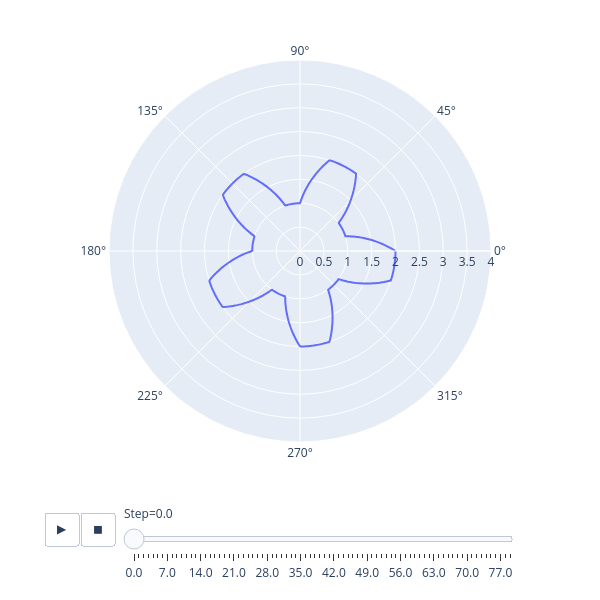

Source (notebook cell):
### Code cell
fig = px.line_polar(df, r="R", theta="TD", line_close=True,
                    range_r=[0,Rub], animation_frame="Step", 
                    direction= "counterclockwise", start_angle=0,
                    #color_discrete_sequence=px.colors.sequential.Plasma_r, 
                    #template="plotly_dark",)
                    width=600, height=600
                    )
fig.show()

### Figure 1 — Plotly figure (JSON) as saved in the notebook; plotly's stock layout.template omitted (floating-point values rounded to 4 significant figures; data arrays with more than 128 entries replaced by an {"elided": "..."} marker saying what was removed)
{"data": [{"hovertemplate": "Step=0.0<br>R=%{r}<br>TD=%{theta}<extra></extra>", "legendgroup": "", "line": {"color": "#636efa", "dash": "solid"}, "marker": {"symbol": "circle"}, "mode": "lines", "name": "", "r": {"elided": "501 float values"}, "showlegend": false, "subplot": "polar", "theta": {"elided": "501 float values"}, "type": "scatterpolar"}], "layout": {"height": 600, "legend": {"tracegroupgap": 0}, "margin": {"t": 60}, "polar": {"angularaxis": {"direction": "counterclockwise", "rotation": 0}, "domain": {"x": [0, 1], "y": [0, 1]}, "radialaxis": {"range": [0, 4]}}, "sliders": [{"active": 0, "currentvalue": {"prefix": "Step="}, "len": 0.9, "pad": {"b": 10, "t": 60}, "steps": [{"args": [["0.0"], {"frame": {"duration": 0, "redraw": true}, "fromcurrent": true, "mode": "immediate", "transition": {"duration": 0, "easing": "linear"}}], "label": "0.0", "method": "animate"}, {"args": [["1.0"], {"frame": {"duration": 0, "redraw": true}, "fromcurrent": true, "mode": "immediate", "transition": {"duration": 0, "easing": "linear"}}], "label": "1.0", "method": "animate"}, {"args": [["2.0"], {"frame": {"duration": 0, "redraw": true}, "fromcurrent": true, "mode": "immediate", "transition": {"duration": 0, "easing": "linear"}}], "label": "2.0", "method": "animate"}, {"args": [["3.0"], {"frame": {"duration": 0, "redraw": true}, "fromcurrent": true, "mode": "immediate", "transition": {"duration": 0, "easing": "linear"}}], "label": "3.0", "method": "animate"}, {"args": [["4.0"], {"frame": {"duration": 0, "redraw": true}, "fromcurrent": true, "mode": "immediate", "transition": {"duration": 0, "easing": "linear"}}], "label": "4.0", "method": "animate"}, {"args": [["5.0"], {"frame": {"duration": 0, "redraw": true}, "fromcurrent": true, "mode": "immediate", "transition": {"duration": 0, "easing": "linear"}}], "label": "5.0", "method": "animate"}, {"args": [["6.0"], {"frame": {"duration": 0, "redraw": true}, "fromcurrent": true, "mode": "immediate", "transition": {"duration": 0, "easing": "linear"}}], "label": "6.0", "method": "animate"}, {"args": [["7.0"], {"frame": {"duration": 0, "redraw": true}, "fromcurrent": true, "mode": "immediate", "transition": {"duration": 0, "easing": "linear"}}], "label": "7.0", "method": "animate"}, {"args": [["8.0"], {"frame": {"duration": 0, "redraw": true}, "fromcurrent": true, "mode": "immediate", "transition": {"duration": 0, "easing": "linear"}}], "label": "8.0", "method": "animate"}, {"args": [["9.0"], {"frame": {"duration": 0, "redraw": true}, "fromcurrent": true, "mode": "immediate", "transition": {"duration": 0, "easing": "linear"}}], "label": "9.0", "method": "animate"}, {"args": [["10.0"], {"frame": {"duration": 0, "redraw": true}, "fromcurrent": true, "mode": "immediate", "transition": {"duration": 0, "easing": "linear"}}], "label": "10.0", "method": "animate"}, {"args": [["11.0"], {"frame": {"duration": 0, "redraw": true}, "fromcurrent": true, "mode": "immediate", "transition": {"duration": 0, "easing": "linear"}}], "label": "11.0", "method": "animate"}, {"args": [["12.0"], {"frame": {"duration": 0, "redraw": true}, "fromcurrent": true, "mode": "immediate", "transition": {"duration": 0, "easing": "linear"}}], "label": "12.0", "method": "animate"}, {"args": [["13.0"], {"frame": {"duration": 0, "redraw": true}, "fromcurrent": true, "mode": "immediate", "transition": {"duration": 0, "easing": "linear"}}], "label": "13.0", "method": "animate"}, {"args": [["14.0"], {"frame": {"duration": 0, "redraw": true}, "fromcurrent": true, "mode": "immediate", "transition": {"duration": 0, "easing": "linear"}}], "label": "14.0", "method": "animate"}, {"args": [["15.0"], {"frame": {"duration": 0, "redraw": true}, "fromcurrent": true, "mode": "immediate", "transition": {"duration": 0, "easing": "linear"}}], "label": "15.0", "method": "animate"}, {"args": [["16.0"], {"frame": {"duration": 0, "redraw": true}, "fromcurrent": true, "mode": "immediate", "transition": {"duration": 0, "easing": "linear"}}], "label": "16.0", "method": "animate"}, {"args": [["17.0"], {"frame": {"duration": 0, "redraw": true}, "fromcurrent": true, "mode": "immediate", "transition": {"duration": 0, "easing": "linear"}}], "label": "17.0", "method": "animate"}, {"args": [["18.0"], {"frame": {"duration": 0, "redraw": true}, "fromcurrent": true, "mode": "immediate", "transition": {"duration": 0, "easing": "linear"}}], "label": "18.0", "method": "animate"}, {"args": [["19.0"], {"frame": {"duration": 0, "redraw": true}, "fromcurrent": true, "mode": "immediate", "transition": {"duration": 0, "easing": "linear"}}], "label": "19.0", "method": "animate"}, {"args": [["20.0"], {"frame": {"duration": 0, "redraw": true}, "fromcurrent": true, "mode": "immediate", "transition": {"duration": 0, "easing": "linear"}}], "label": "20.0", "method": "animate"}, {"args": [["21.0"], {"frame": {"duration": 0, "redraw": true}, "fromcurrent": true, "mode": "immediate", "transition": {"duration": 0, "easing": "linear"}}], "label": "21.0", "method": "animate"}, {"args": [["22.0"], {"frame": {"duration": 0, "redraw": true}, "fromcurrent": true, "mode": "immediate", "transition": {"duration": 0, "easing": "linear"}}], "label": "22.0", "method": "animate"}, {"args": [["23.0"], {"frame": {"duration": 0, "redraw": true}, "fromcurrent": true, "mode": "immediate", "transition": {"duration": 0, "easing": "linear"}}], "label": "23.0", "method": "animate"}, {"args": [["24.0"], {"frame": {"duration": 0, "redraw": true}, "fromcurrent": true, "mode": "immediate", "transition": {"duration": 0, "easing": "linear"}}], "label": "24.0", "method": "animate"}, {"args": [["25.0"], {"frame": {"duration": 0, "redraw": true}, "fromcurrent": true, "mode": "immediate", "transition": {"duration": 0, "easing": "linear"}}], "label": "25.0", "method": "animate"}, {"args": [["26.0"], {"frame": {"duration": 0, "redraw": true}, "fromcurrent": true, "mode": "immediate", "transition": {"duration": 0, "easing": "linear"}}], "label": "26.0", "method": "animate"}, {"args": [["27.0"], {"frame": {"duration": 0, "redraw": true}, "fromcurrent": true, "mode": "immediate", "transition": {"duration": 0, "easing": "linear"}}], "label": "27.0", "method": "animate"}, {"args": [["28.0"], {"frame": {"duration": 0, "redraw": true}, "fromcurrent": true, "mode": "immediate", "transition": {"duration": 0, "easing": "linear"}}], "label": "28.0", "method": "animate"}, {"args": [["29.0"], {"frame": {"duration": 0, "redraw": true}, "fromcurrent": true, "mode": "immediate", "transition": {"duration": 0, "easing": "linear"}}], "label": "29.0", "method": "animate"}, {"args": [["30.0"], {"frame": {"duration": 0, "redraw": true}, "fromcurrent": true, "mode": "immediate", "transition": {"duration": 0, "easing": "linear"}}], "label": "30.0", "method": "animate"}, {"args": [["31.0"], {"frame": {"duration": 0, "redraw": true}, "fromcurrent": true, "mode": "immediate", "transition": {"duration": 0, "easing": "linear"}}], "label": "31.0", "method": "animate"}, {"args": [["32.0"], {"frame": {"duration": 0, "redraw": true}, "fromcurrent": true, "mode": "immediate", "transition": {"duration": 0, "easing": "linear"}}], "label": "32.0", "method": "animate"}, {"args": [["33.0"], {"frame": {"duration": 0, "redraw": true}, "fromcurrent": true, "mode": "immediate", "transition": {"duration": 0, "easing": "linear"}}], "label": "33.0", "method": "animate"}, {"args": [["34.0"], {"frame": {"duration": 0, "redraw": true}, "fromcurrent": true, "mode": "immediate", "transition": {"duration": 0, "easing": "linear"}}], "label": "34.0", "method": "animate"}, {"args": [["35.0"], {"frame": {"duration": 0, "redraw": true}, "fromcurrent": true, "mode": "immediate", "transition": {"duration": 0, "easing": "linear"}}], "label": "35.0", "method": "animate"}, {"args": [["36.0"], {"frame": {"duration": 0, "redraw": true}, "fromcurrent": true, "mode": "immediate", "transition": {"duration": 0, "easing": "linear"}}], "label": "36.0", "method": "animate"}, {"args": [["37.0"], {"frame": {"duration": 0, "redraw": true}, "fromcurrent": true, "mode": "immediate", "transition": {"duration": 0, "easing": "linear"}}], "label": "37.0", "method": "animate"}, {"args": [["38.0"], {"frame": {"duration": 0, "redraw": true}, "fromcurrent": true, "mode": "immediate", "transition": {"duration": 0, "easing": "linear"}}], "label": "38.0", "method": "animate"}, {"args": [["39.0"], {"frame": {"duration": 0, "redraw": true}, "fromcurrent": true, "mode": "immediate", "transition": {"duration": 0, "easing": "linear"}}], "label": "39.0", "method": "animate"}, {"args": [["40.0"], {"frame": {"duration": 0, "redraw": true}, "fromcurrent": true, "mode": "immediate", "transition": {"duration": 0, "easing": "linear"}}], "label": "40.0", "method": "animate"}, {"args": [["41.0"], {"frame": {"duration": 0, "redraw": true}, "fromcurrent": true, "mode": "immediate", "transition": {"duration": 0, "easing": "linear"}}], "label": "41.0", "method": "animate"}, {"args": [["42.0"], {"frame": {"duration": 0, "redraw": true}, "fromcurrent": true, "mode": "immediate", "transition": {"duration": 0, "easing": "linear"}}], "label": "42.0", "method": "animate"}, {"args": [["43.0"], {"frame": {"duration": 0, "redraw": true}, "fromcurrent": true, "mode": "immediate", "transition": {"duration": 0, "easing": "linear"}}], "label": "43.0", "method": "animate"}, {"args": [["44.0"], {"frame": {"duration": 0, "redraw": true}, "fromcurrent": true, "mode": "immediate", "transition": {"duration": 0, "easing": "linear"}}], "label": "44.0", "method": "animate"}, {"args": [["45.0"], {"frame": {"duration": 0, "redraw": true}, "fromcurrent": true, "mode": "immediate", "transition": {"duration": 0, "easing": "linear"}}], "label": "45.0", "method": "animate"}, {"args": [["46.0"], {"frame": {"duration": 0, "redraw": true}, "fromcurrent": true, "mode": "immediate", "transition": {"duration": 0, "easing": "linear"}}], "label": "46.0", "method": "animate"}, {"args": [["47.0"], {"frame": {"duration": 0, "redraw": true}, "fromcurrent": true, "mode": "immediate", "transition": {"duration": 0, "easing": "linear"}}], "label": "47.0", "method": "animate"}, {"args": [["48.0"], {"frame": {"duration": 0, "redraw": true}, "fromcurrent": true, "mode": "immediate", "transition": {"duration": 0, "easing": "linear"}}], "label": "48.0", "method": "animate"}, {"args": [["49.0"], {"frame": {"duration": 0, "redraw": true}, "fromcurrent": true, "mode": "immediate", "transition": {"duration": 0, "easing": "linear"}}], "label": "49.0", "method": "animate"}, {"args": [["50.0"], {"frame": {"duration": 0, "redraw": true}, "fromcurrent": true, "mode": "immediate", "transition": {"duration": 0, "easing": "linear"}}], "label": "50.0", "method": "animate"}, {"args": [["51.0"], {"frame": {"duration": 0, "redraw": true}, "fromcurrent": true, "mode": "immediate", "transition": {"duration": 0, "easing": "linear"}}], "label": "51.0", "method": "animate"}, {"args": [["52.0"], {"frame": {"duration": 0, "redraw": true}, "fromcurrent": true, "mode": "immediate", "transition": {"duration": 0, "easing": "linear"}}], "label": "52.0", "method": "animate"}, {"args": [["53.0"], {"frame": {"duration": 0, "redraw": true}, "fromcurrent": true, "mode": "immediate", "transition": {"duration": 0, "easing": "linear"}}], "label": "53.0", "method": "animate"}, {"args": [["54.0"], {"frame": {"duration": 0, "redraw": true}, "fromcurrent": true, "mode": "immediate", "transition": {"duration": 0, "easing": "linear"}}], "label": "54.0", "method": "animate"}, {"args": [["55.0"], {"frame": {"duration": 0, "redraw": true}, "fromcurrent": true, "mode": "immediate", "transition": {"duration": 0, "easing": "linear"}}], "label": "55.0", "method": "animate"}, {"args": [["56.0"], {"frame": {"duration": 0, "redraw": true}, "fromcurrent": true, "mode": "immediate", "transition": {"duration": 0, "easing": "linear"}}], "label": "56.0", "method": "animate"}, {"args": [["57.0"], {"frame": {"duration": 0, "redraw": true}, "fromcurrent": true, "mode": "immediate", "transition": {"duration": 0, "easing": "linear"}}], "label": "57.0", "method": "animate"}, {"args": [["58.0"], {"frame": {"duration": 0, "redraw": true}, "fromcurrent": true, "mode": "immediate", "transition": {"duration": 0, "easing": "linear"}}], "label": "58.0", "method": "animate"}, {"args": [["59.0"], {"frame": {"duration": 0, "redraw": true}, "fromcurrent": true, "mode": "immediate", "transition": {"duration": 0, "easing": "linear"}}], "label": "59.0", "method": "animate"}, {"args": [["60.0"], {"frame": {"duration": 0, "redraw": true}, "fromcurrent": true, "mode": "immediate", "transition": {"duration": 0, "easing": "linear"}}], "label": "60.0", "method": "animate"}, {"args": [["61.0"], {"frame": {"duration": 0, "redraw": true}, "fromcurrent": true, "mode": "immediate", "transition": {"duration": 0, "easing": "linear"}}], "label": "61.0", "method": "animate"}, {"args": [["62.0"], {"frame": {"duration": 0, "redraw": true}, "fromcurrent": true, "mode": "immediate", "transition": {"duration": 0, "easing": "linear"}}], "label": "62.0", "method": "animate"}, {"args": [["63.0"], {"frame": {"duration": 0, "redraw": true}, "fromcurrent": true, "mode": "immediate", "transition": {"duration": 0, "easing": "linear"}}], "label": "63.0", "method": "animate"}, {"args": [["64.0"], {"frame": {"duration": 0, "redraw": true}, "fromcurrent": true, "mode": "immediate", "transition": {"duration": 0, "easing": "linear"}}], "label": "64.0", "method": "animate"}, {"args": [["65.0"], {"frame": {"duration": 0, "redraw": true}, "fromcurrent": true, "mode": "immediate", "transition": {"duration": 0, "easing": "linear"}}], "label": "65.0", "method": "animate"}, {"args": [["66.0"], {"frame": {"duration": 0, "redraw": true}, "fromcurrent": true, "mode": "immediate", "transition": {"duration": 0, "easing": "linear"}}], "label": "66.0", "method": "animate"}, {"args": [["67.0"], {"frame": {"duration": 0, "redraw": true}, "fromcurrent": true, "mode": "immediate", "transition": {"duration": 0, "easing": "linear"}}], "label": "67.0", "method": "animate"}, {"args": [["68.0"], {"frame": {"duration": 0, "redraw": true}, "fromcurrent": true, "mode": "immediate", "transition": {"duration": 0, "easing": "linear"}}], "label": "68.0", "method": "animate"}, {"args": [["69.0"], {"frame": {"duration": 0, "redraw": true}, "fromcurrent": true, "mode": "immediate", "transition": {"duration": 0, "easing": "linear"}}], "label": "69.0", "method": "animate"}, {"args": [["70.0"], {"frame": {"duration": 0, "redraw": true}, "fromcurrent": true, "mode": "immediate", "transition": {"duration": 0, "easing": "linear"}}], "label": "70.0", "method": "animate"}, {"args": [["71.0"], {"frame": {"duration": 0, "redraw": true}, "fromcurrent": true, "mode": "immediate", "transition": {"duration": 0, "easing": "linear"}}], "label": "71.0", "method": "animate"}, {"args": [["72.0"], {"frame": {"duration": 0, "redraw": true}, "fromcurrent": true, "mode": "immediate", "transition": {"duration": 0, "easing": "linear"}}], "label": "72.0", "method": "animate"}, {"args": [["73.0"], {"frame": {"duration": 0, "redraw": true}, "fromcurrent": true, "mode": "immediate", "transition": {"duration": 0, "easing": "linear"}}], "label": "73.0", "method": "animate"}, {"args": [["74.0"], {"frame": {"duration": 0, "redraw": true}, "fromcurrent": true, "mode": "immediate", "transition": {"duration": 0, "easing": "linear"}}], "label": "74.0", "method": "animate"}, {"args": [["75.0"], {"frame": {"duration": 0, "redraw": true}, "fromcurrent": true, "mode": "immediate", "transition": {"duration": 0, "easing": "linear"}}], "label": "75.0", "method": "animate"}, {"args": [["76.0"], {"frame": {"duration": 0, "redraw": true}, "fromcurrent": true, "mode": "immediate", "transition": {"duration": 0, "easing": "linear"}}], "label": "76.0", "method": "animate"}, {"args": [["77.0"], {"frame": {"duration": 0, "redraw": true}, "fromcurrent": true, "mode": "immediate", "transition": {"duration": 0, "easing": "linear"}}], "label": "77.0", "method": "animate"}, {"args": [["78.0"], {"frame": {"duration": 0, "redraw": true}, "fromcurrent": true, "mode": "immediate", "transition": {"duration": 0, "easing": "linear"}}], "label": "78.0", "method": "animate"}, {"args": [["79.0"], {"frame": {"duration": 0, "redraw": true}, "fromcurrent": true, "mode": "immediate", "transition": {"duration": 0, "easing": "linear"}}], "label": "79.0", "method": "animate"}], "x": 0.1, "xanchor": "left", "y": 0, "yanchor": "top"}], "updatemenus": [{"buttons": [{"args": [null, {"frame": {"duration": 500, "redraw": true}, "fromcurrent": true, "mode": "immediate", "transition": {"duration": 500, "easing": "linear"}}], "label": "&#9654;", "method": "animate"}, {"args": [[null], {"frame": {"duration": 0, "redraw": true}, "fromcurrent": true, "mode": "immediate", "transition": {"duration": 0, "easing": "linear"}}], "label": "&#9724;", "method": "animate"}], "direction": "left", "pad": {"r": 10, "t": 70}, "showactive": false, "type": "buttons", "x": 0.1, "xanchor": "right", "y": 0, "yanchor": "top"}], "width": 600}}
